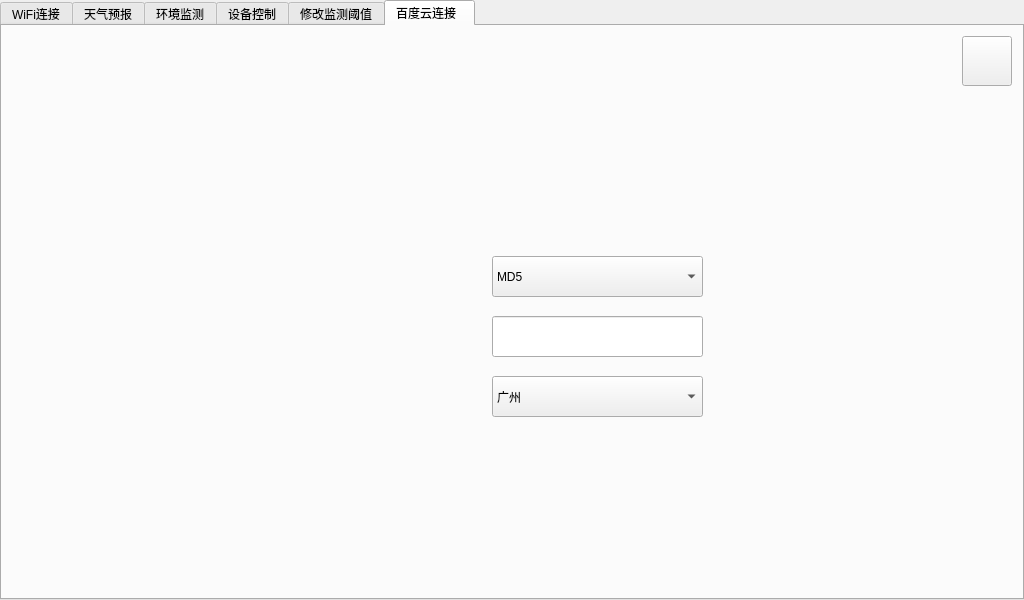
<?xml version="1.0" encoding="UTF-8"?>
<ui version="4.0">
 <class>MainWindow</class>
 <widget class="QMainWindow" name="MainWindow">
  <property name="geometry">
   <rect>
    <x>0</x>
    <y>0</y>
    <width>1024</width>
    <height>600</height>
   </rect>
  </property>
  <property name="windowTitle">
   <string>MainWindow</string>
  </property>
  <widget class="QWidget" name="centralwidget">
   <widget class="QTabWidget" name="tabWidget">
    <property name="geometry">
     <rect>
      <x>0</x>
      <y>0</y>
      <width>1024</width>
      <height>600</height>
     </rect>
    </property>
    <property name="styleSheet">
     <string notr="true">QWidget#tab_WiFi{background-image: url(:/icon/wifi.bmp);}
</string>
    </property>
    <property name="tabPosition">
     <enum>QTabWidget::North</enum>
    </property>
    <property name="currentIndex">
     <number>5</number>
    </property>
    <widget class="QWidget" name="tab_WiFi">
     <property name="styleSheet">
      <string notr="true"/>
     </property>
     <attribute name="title">
      <string>WiFi连接</string>
     </attribute>
     <widget class="QGroupBox" name="groupBox">
      <property name="geometry">
       <rect>
        <x>200</x>
        <y>20</y>
        <width>621</width>
        <height>381</height>
       </rect>
      </property>
      <property name="styleSheet">
       <string notr="true">font: 11pt &quot;Ubuntu&quot;;
background-image:url(:/icon/white.bmp)</string>
      </property>
      <property name="title">
       <string/>
      </property>
      <widget class="QScrollArea" name="scrollArea">
       <property name="geometry">
        <rect>
         <x>0</x>
         <y>10</y>
         <width>621</width>
         <height>371</height>
        </rect>
       </property>
       <property name="styleSheet">
        <string notr="true"/>
       </property>
       <property name="widgetResizable">
        <bool>true</bool>
       </property>
       <widget class="QWidget" name="scrollAreaWidgetContents">
        <property name="geometry">
         <rect>
          <x>0</x>
          <y>0</y>
          <width>619</width>
          <height>369</height>
         </rect>
        </property>
        <layout class="QHBoxLayout" name="horizontalLayout_2">
         <item>
          <layout class="QHBoxLayout" name="horizontalLayout">
           <property name="spacing">
            <number>0</number>
           </property>
           <item>
            <layout class="QVBoxLayout" name="verticalLayout">
             <property name="spacing">
              <number>0</number>
             </property>
             <item>
              <widget class="QRadioButton" name="Wlan1">
               <property name="styleSheet">
                <string notr="true">font: 10pt &quot;Ubuntu&quot;;</string>
               </property>
               <property name="text">
                <string/>
               </property>
              </widget>
             </item>
             <item>
              <widget class="QRadioButton" name="Wlan2">
               <property name="styleSheet">
                <string notr="true">font: 10pt &quot;Ubuntu&quot;;</string>
               </property>
               <property name="text">
                <string/>
               </property>
              </widget>
             </item>
             <item>
              <widget class="QRadioButton" name="Wlan3">
               <property name="styleSheet">
                <string notr="true">font: 10pt &quot;Ubuntu&quot;;</string>
               </property>
               <property name="text">
                <string/>
               </property>
              </widget>
             </item>
             <item>
              <widget class="QRadioButton" name="Wlan4">
               <property name="styleSheet">
                <string notr="true">font: 10pt &quot;Ubuntu&quot;;</string>
               </property>
               <property name="text">
                <string/>
               </property>
              </widget>
             </item>
             <item>
              <widget class="QRadioButton" name="Wlan5">
               <property name="styleSheet">
                <string notr="true">font: 10pt &quot;Ubuntu&quot;;</string>
               </property>
               <property name="text">
                <string/>
               </property>
              </widget>
             </item>
             <item>
              <widget class="QRadioButton" name="Wlan6">
               <property name="styleSheet">
                <string notr="true">font: 10pt &quot;Ubuntu&quot;;</string>
               </property>
               <property name="text">
                <string/>
               </property>
              </widget>
             </item>
             <item>
              <widget class="QRadioButton" name="Wlan7">
               <property name="styleSheet">
                <string notr="true">font: 10pt &quot;Ubuntu&quot;;</string>
               </property>
               <property name="text">
                <string/>
               </property>
              </widget>
             </item>
             <item>
              <widget class="QRadioButton" name="Wlan8">
               <property name="styleSheet">
                <string notr="true">font: 10pt &quot;Ubuntu&quot;;</string>
               </property>
               <property name="text">
                <string/>
               </property>
              </widget>
             </item>
             <item>
              <widget class="QRadioButton" name="Wlan9">
               <property name="styleSheet">
                <string notr="true">font: 10pt &quot;Ubuntu&quot;;</string>
               </property>
               <property name="text">
                <string/>
               </property>
              </widget>
             </item>
             <item>
              <widget class="QRadioButton" name="Wlan10">
               <property name="styleSheet">
                <string notr="true">font: 10pt &quot;Ubuntu&quot;;</string>
               </property>
               <property name="text">
                <string/>
               </property>
              </widget>
             </item>
             <item>
              <widget class="QRadioButton" name="Wlan11">
               <property name="styleSheet">
                <string notr="true">font: 10pt &quot;Ubuntu&quot;;</string>
               </property>
               <property name="text">
                <string/>
               </property>
              </widget>
             </item>
             <item>
              <widget class="QRadioButton" name="Wlan12">
               <property name="styleSheet">
                <string notr="true">font: 10pt &quot;Ubuntu&quot;;</string>
               </property>
               <property name="text">
                <string/>
               </property>
              </widget>
             </item>
             <item>
              <widget class="QRadioButton" name="Wlan13">
               <property name="styleSheet">
                <string notr="true">font: 10pt &quot;Ubuntu&quot;;</string>
               </property>
               <property name="text">
                <string/>
               </property>
              </widget>
             </item>
             <item>
              <widget class="QRadioButton" name="Wlan14">
               <property name="styleSheet">
                <string notr="true">font: 10pt &quot;Ubuntu&quot;;</string>
               </property>
               <property name="text">
                <string/>
               </property>
              </widget>
             </item>
             <item>
              <widget class="QRadioButton" name="Wlan15">
               <property name="styleSheet">
                <string notr="true">font: 10pt &quot;Ubuntu&quot;;</string>
               </property>
               <property name="text">
                <string/>
               </property>
              </widget>
             </item>
             <item>
              <widget class="QRadioButton" name="Wlan16">
               <property name="styleSheet">
                <string notr="true">font: 10pt &quot;Ubuntu&quot;;</string>
               </property>
               <property name="text">
                <string/>
               </property>
              </widget>
             </item>
            </layout>
           </item>
          </layout>
         </item>
        </layout>
       </widget>
      </widget>
     </widget>
     <widget class="QPushButton" name="connectBTN_2">
      <property name="geometry">
       <rect>
        <x>410</x>
        <y>440</y>
        <width>165</width>
        <height>51</height>
       </rect>
      </property>
      <property name="styleSheet">
       <string notr="true">background-image:url(:/icon/update_wifi.png);
border-style:outset;</string>
      </property>
      <property name="text">
       <string/>
      </property>
     </widget>
     <widget class="QPushButton" name="connectBTN">
      <property name="geometry">
       <rect>
        <x>630</x>
        <y>440</y>
        <width>165</width>
        <height>51</height>
       </rect>
      </property>
      <property name="styleSheet">
       <string notr="true">background-image:url(:/icon/connect_wifi.png);
border-style:outset;</string>
      </property>
      <property name="text">
       <string/>
      </property>
     </widget>
     <widget class="QPushButton" name="quitappwifi">
      <property name="geometry">
       <rect>
        <x>960</x>
        <y>10</y>
        <width>50</width>
        <height>50</height>
       </rect>
      </property>
      <property name="text">
       <string/>
      </property>
     </widget>
    </widget>
    <widget class="QWidget" name="tab_weather">
     <property name="styleSheet">
      <string notr="true">QWidget#tab_weather{background-image: url(:/icon/tianqi.bmp);}</string>
     </property>
     <attribute name="title">
      <string>天气预报</string>
     </attribute>
     <widget class="QPushButton" name="pushButton_weather">
      <property name="geometry">
       <rect>
        <x>480</x>
        <y>430</y>
        <width>71</width>
        <height>41</height>
       </rect>
      </property>
      <property name="sizePolicy">
       <sizepolicy hsizetype="Maximum" vsizetype="Minimum">
        <horstretch>0</horstretch>
        <verstretch>0</verstretch>
       </sizepolicy>
      </property>
      <property name="styleSheet">
       <string notr="true">background-image: url(:/icon/1.png);
border-style:outset;</string>
      </property>
      <property name="text">
       <string/>
      </property>
     </widget>
     <widget class="QLabel" name="label_wind_2">
      <property name="geometry">
       <rect>
        <x>750</x>
        <y>230</y>
        <width>191</width>
        <height>51</height>
       </rect>
      </property>
      <property name="sizePolicy">
       <sizepolicy hsizetype="Maximum" vsizetype="Minimum">
        <horstretch>0</horstretch>
        <verstretch>0</verstretch>
       </sizepolicy>
      </property>
      <property name="styleSheet">
       <string notr="true">color:rgb(176, 166, 169);
font: 13pt &quot;Ubuntu&quot;;</string>
      </property>
      <property name="text">
       <string/>
      </property>
     </widget>
     <widget class="QLabel" name="label_recommend_2">
      <property name="geometry">
       <rect>
        <x>260</x>
        <y>310</y>
        <width>591</width>
        <height>91</height>
       </rect>
      </property>
      <property name="sizePolicy">
       <sizepolicy hsizetype="Maximum" vsizetype="Minimum">
        <horstretch>0</horstretch>
        <verstretch>0</verstretch>
       </sizepolicy>
      </property>
      <property name="styleSheet">
       <string notr="true">color:rgb(176, 166, 169);
font: 13pt &quot;Ubuntu&quot;;</string>
      </property>
      <property name="text">
       <string/>
      </property>
      <property name="wordWrap">
       <bool>true</bool>
      </property>
     </widget>
     <widget class="QLabel" name="label_weather_2">
      <property name="geometry">
       <rect>
        <x>160</x>
        <y>230</y>
        <width>161</width>
        <height>51</height>
       </rect>
      </property>
      <property name="sizePolicy">
       <sizepolicy hsizetype="Maximum" vsizetype="Minimum">
        <horstretch>0</horstretch>
        <verstretch>0</verstretch>
       </sizepolicy>
      </property>
      <property name="styleSheet">
       <string notr="true">color:rgb(176, 166, 169);
font: 13pt &quot;Ubuntu&quot;;</string>
      </property>
      <property name="text">
       <string/>
      </property>
     </widget>
     <widget class="QComboBox" name="comboBox">
      <property name="geometry">
       <rect>
        <x>460</x>
        <y>80</y>
        <width>121</width>
        <height>41</height>
       </rect>
      </property>
      <property name="sizePolicy">
       <sizepolicy hsizetype="Maximum" vsizetype="Minimum">
        <horstretch>0</horstretch>
        <verstretch>0</verstretch>
       </sizepolicy>
      </property>
      <property name="styleSheet">
       <string notr="true">color:rgb(176, 166, 169);
font: 13pt &quot;Ubuntu&quot;;</string>
      </property>
      <property name="maxVisibleItems">
       <number>10</number>
      </property>
     </widget>
     <widget class="QLabel" name="label_temperature_2">
      <property name="geometry">
       <rect>
        <x>440</x>
        <y>230</y>
        <width>181</width>
        <height>61</height>
       </rect>
      </property>
      <property name="sizePolicy">
       <sizepolicy hsizetype="Maximum" vsizetype="Minimum">
        <horstretch>0</horstretch>
        <verstretch>0</verstretch>
       </sizepolicy>
      </property>
      <property name="styleSheet">
       <string notr="true">color:rgb(176, 166, 169);
font: 13pt &quot;Ubuntu&quot;;</string>
      </property>
      <property name="text">
       <string/>
      </property>
     </widget>
     <widget class="QPushButton" name="quitappweather">
      <property name="geometry">
       <rect>
        <x>960</x>
        <y>10</y>
        <width>50</width>
        <height>50</height>
       </rect>
      </property>
      <property name="text">
       <string/>
      </property>
     </widget>
    </widget>
    <widget class="QWidget" name="tab_humiture">
     <property name="styleSheet">
      <string notr="true">QWidget#tab_humiture{background-image: url(:/icon/3_environment2.bmp);}</string>
     </property>
     <attribute name="title">
      <string>环境监测</string>
     </attribute>
     <widget class="QLabel" name="temTextBrowser_2">
      <property name="geometry">
       <rect>
        <x>470</x>
        <y>210</y>
        <width>91</width>
        <height>51</height>
       </rect>
      </property>
      <property name="font">
       <font>
        <family>Ubuntu</family>
        <pointsize>13</pointsize>
        <weight>50</weight>
        <italic>false</italic>
        <bold>false</bold>
       </font>
      </property>
      <property name="styleSheet">
       <string notr="true">color:rgb(46, 52, 54);
font: 13pt &quot;Ubuntu&quot;;</string>
      </property>
      <property name="text">
       <string>00</string>
      </property>
     </widget>
     <widget class="QLabel" name="illTextBrowser">
      <property name="geometry">
       <rect>
        <x>230</x>
        <y>210</y>
        <width>121</width>
        <height>41</height>
       </rect>
      </property>
      <property name="font">
       <font>
        <family>Ubuntu</family>
        <pointsize>13</pointsize>
        <weight>50</weight>
        <italic>false</italic>
        <bold>false</bold>
       </font>
      </property>
      <property name="styleSheet">
       <string notr="true">color:rgb(46, 52, 54);
font: 13pt &quot;Ubuntu&quot;;</string>
      </property>
      <property name="text">
       <string>00</string>
      </property>
     </widget>
     <widget class="QLabel" name="humTextBrowser_2">
      <property name="geometry">
       <rect>
        <x>710</x>
        <y>210</y>
        <width>91</width>
        <height>51</height>
       </rect>
      </property>
      <property name="font">
       <font>
        <family>Ubuntu</family>
        <pointsize>13</pointsize>
        <weight>50</weight>
        <italic>false</italic>
        <bold>false</bold>
       </font>
      </property>
      <property name="styleSheet">
       <string notr="true">color:rgb(46, 52, 54);
font: 13pt &quot;Ubuntu&quot;;</string>
      </property>
      <property name="text">
       <string>00</string>
      </property>
     </widget>
     <widget class="QLabel" name="timeTextBrowser">
      <property name="geometry">
       <rect>
        <x>300</x>
        <y>20</y>
        <width>571</width>
        <height>51</height>
       </rect>
      </property>
      <property name="font">
       <font>
        <family>Ubuntu</family>
        <pointsize>13</pointsize>
        <weight>50</weight>
        <italic>false</italic>
        <bold>false</bold>
       </font>
      </property>
      <property name="styleSheet">
       <string notr="true">color:rgb(46, 52, 54);
font: 13pt &quot;Ubuntu&quot;;</string>
      </property>
      <property name="text">
       <string/>
      </property>
     </widget>
     <widget class="QPushButton" name="quitapphumiture">
      <property name="geometry">
       <rect>
        <x>960</x>
        <y>10</y>
        <width>50</width>
        <height>50</height>
       </rect>
      </property>
      <property name="text">
       <string/>
      </property>
     </widget>
    </widget>
    <widget class="QWidget" name="tab_control">
     <property name="styleSheet">
      <string notr="true">QWidget#tab_control{background-image: url(:/icon/control2.bmp);}</string>
     </property>
     <attribute name="title">
      <string>设备控制</string>
     </attribute>
     <widget class="QPushButton" name="pushButton_led1_on">
      <property name="geometry">
       <rect>
        <x>150</x>
        <y>250</y>
        <width>71</width>
        <height>35</height>
       </rect>
      </property>
      <property name="styleSheet">
       <string notr="true">background-image:url(:/icon/disopen.png);
border-style:outset;</string>
      </property>
      <property name="text">
       <string/>
      </property>
     </widget>
     <widget class="QPushButton" name="pushButton_led2_on">
      <property name="geometry">
       <rect>
        <x>150</x>
        <y>310</y>
        <width>71</width>
        <height>35</height>
       </rect>
      </property>
      <property name="styleSheet">
       <string notr="true">background-image:url(:/icon/disopen.png);
border-style:outset;</string>
      </property>
      <property name="text">
       <string/>
      </property>
     </widget>
     <widget class="QPushButton" name="pushButton_led3_on">
      <property name="geometry">
       <rect>
        <x>150</x>
        <y>370</y>
        <width>71</width>
        <height>35</height>
       </rect>
      </property>
      <property name="styleSheet">
       <string notr="true">background-image:url(:/icon/disopen.png);
border-style:outset;</string>
      </property>
      <property name="text">
       <string/>
      </property>
     </widget>
     <widget class="QPushButton" name="pushButton_fan_on">
      <property name="geometry">
       <rect>
        <x>370</x>
        <y>310</y>
        <width>71</width>
        <height>35</height>
       </rect>
      </property>
      <property name="styleSheet">
       <string notr="true">background-image:url(:/icon/dislv1.png);
border-style:outset;</string>
      </property>
      <property name="text">
       <string/>
      </property>
     </widget>
     <widget class="QPushButton" name="pushButton_fan_2">
      <property name="geometry">
       <rect>
        <x>480</x>
        <y>310</y>
        <width>71</width>
        <height>35</height>
       </rect>
      </property>
      <property name="styleSheet">
       <string notr="true">background-image:url(:/icon/dislv2.png);
border-style:outset;</string>
      </property>
      <property name="text">
       <string/>
      </property>
     </widget>
     <widget class="QPushButton" name="pushButton_fan_3">
      <property name="geometry">
       <rect>
        <x>580</x>
        <y>310</y>
        <width>71</width>
        <height>35</height>
       </rect>
      </property>
      <property name="styleSheet">
       <string notr="true">background-image:url(:/icon/dislv3.png);
border-style:outset;</string>
      </property>
      <property name="text">
       <string/>
      </property>
     </widget>
     <widget class="QPushButton" name="pushButton_fan_off">
      <property name="geometry">
       <rect>
        <x>480</x>
        <y>370</y>
        <width>71</width>
        <height>35</height>
       </rect>
      </property>
      <property name="styleSheet">
       <string notr="true">background-image:url(:/icon/close.png);
border-style:outset;</string>
      </property>
      <property name="text">
       <string/>
      </property>
     </widget>
     <widget class="QPushButton" name="pushButton_beep_on">
      <property name="geometry">
       <rect>
        <x>830</x>
        <y>250</y>
        <width>71</width>
        <height>35</height>
       </rect>
      </property>
      <property name="styleSheet">
       <string notr="true">background-image:url(:/icon/disopen.png);
border-style:outset;</string>
      </property>
      <property name="text">
       <string/>
      </property>
     </widget>
     <widget class="QPushButton" name="pushButton_beep_off">
      <property name="geometry">
       <rect>
        <x>830</x>
        <y>370</y>
        <width>71</width>
        <height>35</height>
       </rect>
      </property>
      <property name="styleSheet">
       <string notr="true">background-image:url(:/icon/close.png);
border-style:outset;</string>
      </property>
      <property name="text">
       <string/>
      </property>
     </widget>
     <widget class="QPushButton" name="pushButton_led1_off">
      <property name="geometry">
       <rect>
        <x>250</x>
        <y>250</y>
        <width>71</width>
        <height>35</height>
       </rect>
      </property>
      <property name="styleSheet">
       <string notr="true">background-image:url(:/icon/close.png);
border-style:outset;</string>
      </property>
      <property name="text">
       <string/>
      </property>
     </widget>
     <widget class="QPushButton" name="pushButton_led2_off">
      <property name="geometry">
       <rect>
        <x>250</x>
        <y>310</y>
        <width>71</width>
        <height>35</height>
       </rect>
      </property>
      <property name="styleSheet">
       <string notr="true">background-image:url(:/icon/close.png);
border-style:outset;</string>
      </property>
      <property name="text">
       <string/>
      </property>
     </widget>
     <widget class="QPushButton" name="pushButton_led3_off">
      <property name="geometry">
       <rect>
        <x>250</x>
        <y>370</y>
        <width>71</width>
        <height>35</height>
       </rect>
      </property>
      <property name="styleSheet">
       <string notr="true">background-image:url(:/icon/close.png);
border-style:outset;</string>
      </property>
      <property name="text">
       <string/>
      </property>
     </widget>
     <widget class="QPushButton" name="quitappcotrol">
      <property name="geometry">
       <rect>
        <x>960</x>
        <y>10</y>
        <width>50</width>
        <height>50</height>
       </rect>
      </property>
      <property name="text">
       <string/>
      </property>
     </widget>
    </widget>
    <widget class="QWidget" name="tab_abnormal">
     <property name="styleSheet">
      <string notr="true">QWidget#tab_abnormal{background-image:url(:/icon/thresholdValue.bmp);}</string>
     </property>
     <attribute name="title">
      <string>修改监测阈值</string>
     </attribute>
     <widget class="QPushButton" name="pushButton_abn_led">
      <property name="geometry">
       <rect>
        <x>250</x>
        <y>420</y>
        <width>115</width>
        <height>41</height>
       </rect>
      </property>
      <property name="styleSheet">
       <string notr="true">background-image:url(:/icon/6.png);
border-style:outset;</string>
      </property>
      <property name="text">
       <string/>
      </property>
     </widget>
     <widget class="QPushButton" name="pushButton_abn_fan">
      <property name="geometry">
       <rect>
        <x>770</x>
        <y>200</y>
        <width>115</width>
        <height>41</height>
       </rect>
      </property>
      <property name="styleSheet">
       <string notr="true">background-image:url(:/icon/6.png);
border-style:outset;</string>
      </property>
      <property name="text">
       <string/>
      </property>
     </widget>
     <widget class="QPushButton" name="pushButton_abn_ON">
      <property name="geometry">
       <rect>
        <x>680</x>
        <y>350</y>
        <width>115</width>
        <height>38</height>
       </rect>
      </property>
      <property name="styleSheet">
       <string notr="true">background-image:url(:/icon/disOpenMonitoring.png);
border-style:outset;</string>
      </property>
      <property name="text">
       <string/>
      </property>
     </widget>
     <widget class="QPushButton" name="pushButton_abn_OFF">
      <property name="geometry">
       <rect>
        <x>680</x>
        <y>430</y>
        <width>115</width>
        <height>38</height>
       </rect>
      </property>
      <property name="styleSheet">
       <string notr="true">background-image:url(:/icon/CloseMonitoring.png);
border-style:outset;</string>
      </property>
      <property name="text">
       <string/>
      </property>
     </widget>
     <widget class="QPushButton" name="quitappabnormal">
      <property name="geometry">
       <rect>
        <x>960</x>
        <y>10</y>
        <width>50</width>
        <height>50</height>
       </rect>
      </property>
      <property name="text">
       <string/>
      </property>
     </widget>
    </widget>
    <widget class="QWidget" name="tab_ioT">
     <property name="styleSheet">
      <string notr="true">QWidget#tab_ioT{background-image: url(:/icon/yun2.bmp);}</string>
     </property>
     <attribute name="title">
      <string>百度云连接  </string>
     </attribute>
     <widget class="QLineEdit" name="lineEdit_time">
      <property name="geometry">
       <rect>
        <x>490</x>
        <y>290</y>
        <width>211</width>
        <height>41</height>
       </rect>
      </property>
      <property name="text">
       <string/>
      </property>
     </widget>
     <widget class="QPushButton" name="pushButton_gettime">
      <property name="geometry">
       <rect>
        <x>750</x>
        <y>290</y>
        <width>71</width>
        <height>41</height>
       </rect>
      </property>
      <property name="styleSheet">
       <string notr="true">background-image: url(:/icon/1.png);
border-style:outset;</string>
      </property>
      <property name="text">
       <string/>
      </property>
     </widget>
     <widget class="QComboBox" name="comboBox_paswordway">
      <property name="geometry">
       <rect>
        <x>490</x>
        <y>230</y>
        <width>211</width>
        <height>41</height>
       </rect>
      </property>
      <item>
       <property name="text">
        <string>MD5</string>
       </property>
      </item>
     </widget>
     <widget class="QComboBox" name="comboBox_city">
      <property name="geometry">
       <rect>
        <x>490</x>
        <y>350</y>
        <width>211</width>
        <height>41</height>
       </rect>
      </property>
      <item>
       <property name="text">
        <string>广州</string>
       </property>
      </item>
      <item>
       <property name="text">
        <string>北京</string>
       </property>
      </item>
     </widget>
     <widget class="QPushButton" name="pushButton_calculate">
      <property name="geometry">
       <rect>
        <x>330</x>
        <y>460</y>
        <width>165</width>
        <height>45</height>
       </rect>
      </property>
      <property name="styleSheet">
       <string notr="true">background-image:url(:/icon/2.png);
border-style:outset;</string>
      </property>
      <property name="text">
       <string/>
      </property>
     </widget>
     <widget class="QPushButton" name="pushButton_connectmqtt">
      <property name="geometry">
       <rect>
        <x>610</x>
        <y>460</y>
        <width>165</width>
        <height>45</height>
       </rect>
      </property>
      <property name="styleSheet">
       <string notr="true">background-image:url(:/icon/4.png);
border-style:outset;</string>
      </property>
      <property name="text">
       <string/>
      </property>
     </widget>
     <widget class="QPushButton" name="quitappioT">
      <property name="geometry">
       <rect>
        <x>960</x>
        <y>10</y>
        <width>50</width>
        <height>50</height>
       </rect>
      </property>
      <property name="text">
       <string/>
      </property>
     </widget>
    </widget>
   </widget>
  </widget>
 </widget>
 <resources/>
 <connections/>
</ui>
